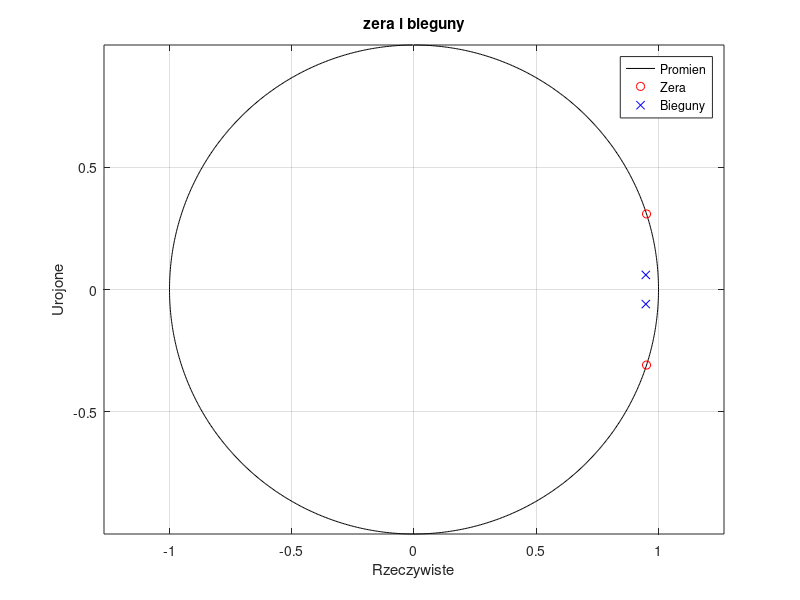
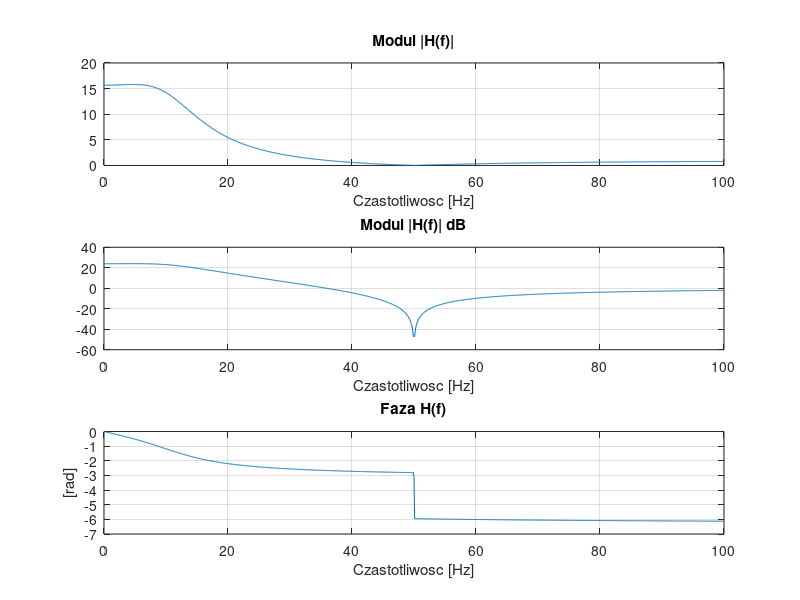

These figures' MATLAB source, in order: (Note: this script raises an error after producing the figures.)
%==========================================================================
% Projektowanie rekursywnych filtrow cyfrowych metoda zer i biegunow
%==========================================================================

clear all;
clc;
close all;

projekt=1;              %wybor filtra 1-LP, 2-BP
filtr=3;                %filtracja  1-matlab, 2-bufory przesuwne, 3-kolowe
odpimp=0;               %odpowiedz impulsowa 0- nie pokazuj, 1-pokaz
fpr=1000;               %czestotliwosc probkowania w Hz

%=================== typ filtra ===========================================
if projekt==1                    
    fz=[50];            %czestotliwosc zer  [Hz]
    fp=[10];            %czestotliwosc biegunow [Hz]
    Rz=[1];             %promienie zer
    Rp=[0.95];          %promienie biegunow   
    fmax=100;
    df=0.1;             %parametry obliczanego widma Fouriera  
end

if (projekt==2)                      
    fz=[50 100 150 350 400 450]; 
                        %czestotliwosc zer  [Hz]
    fp=[200 250 300];   %czestotliwosc biegunow [Hz]
    Rz=[1 1 1 1 1 1];   %promienie zer   
    Rp=[0.9 0.65 0.9];  %promienie biegunow   
    fmax=500;
    df=1;               %parametry obliczanego widma Fouriera
end

%================= obliczenie zer i biegunow transmitancji ================

fi_z=2*pi*(fz/fpr);     %katy zer w pasmie zaporowym
fi_p=2*pi*(fp/fpr);     %katy biegunow w pasmie przepuszczania
z=Rz.*exp(1j*fi_z);     %zera
p=Rp.*exp(1j*fi_p);     %bieguny
z=[z conj(z)];          %dodanie sprzezonych zer
p=[p conj(p)];          %dodanie sprzezonych biegunow

%================= wykres zer i biegunow ==================================
NP=1000;                %liczba probek
fi=2*pi*(0:1:NP-1)/NP;  %wektor katow
s=sin(fi);
c=cos(fi);              %okrag zaznaczajacy promien

figure(1);
plot(s,c,'-k',real(z),imag(z),'or',real(p),imag(p),'xb');
title('zera i bieguny'); 
grid;
axis equal;
xlabel('Rzeczywiste');
ylabel('Urojone');
legend('Promien','Zera','Bieguny')

%============ wspolczynniki transmitancji zp->ba ==========================
wzm=1;
[b,a]=zp2tf(z',p',wzm); %wyznaczenie mianownika i licznika z zer i biegunow

%=========== charakterystyka czestotliwosciowa H(f) =======================
f=0:df:fmax;            %wektor czestotliwosci
w=2*pi*f;
wn=2*pi*f/fpr;
H=freqz(b,a,wn);
Habs=abs(H);
HdB=20*log10(Habs);
Hfa=unwrap(angle(H));

figure(2);
subplot(311);
plot(f,Habs);
grid;
title('Modul |H(f)|');
xlabel('Czastotliwosc [Hz]');

subplot(312);
plot(f,HdB);
grid;
title('Modul |H(f)| dB');
xlabel('Czastotliwosc [Hz]');

subplot(313);
plot(f,Hfa);
grid;
title('Faza H(f)');
xlabel('Czastotliwosc [Hz]');
ylabel('[rad]');


%=================== generowanie sygnalow testowych =======================

Nx=1024;                %liczba probek
n=0:Nx-1;               %wektor probek
dt=1/fpr;               %Okres trwania probki
t=dt*n;                 %czas

f1=10;                  %czestotliwosc 1 10 Hz
f2=50;                  %czestotliwosc 2 50 Hz
f3=250;                 %czestotliwosc 3 250 Hz

x1=sin(2*pi*f1*t);      %sygnal 1
x2=sin(2*pi*f2*t);      %sygnal 2
x3=sin(2*pi*f3*t);      %sygnal 3

if (projekt==1) 
    x=x1+x2; 
else
    x=x1+x2+x3;
end

if (odpimp==1) 
    x=zeros(1,Nx);
    x(1)=1;
end

%================== filtracja sygnalu x(n)->y(n)===========================
if (filtr==1) 
    y=filter(b,a,x);    %funkcja matlaba
end      

if (filtr==2) 
    y=filterBP(b,a,x);  %funkcja wykorzytujaca bufory przesuwne (str 266)
end

if (filtr==3) 
    y = filterBK(b,a,x);%funkcja wykorzytujaca bufory kolowe (str 267)
end 

%===================== wyniki =============================================

figure(3);
subplot(211);
plot(t,x);
grid;
axis tight;
title('Wejscie x(n)');

subplot(212);
plot(t,y);
grid;
axis tight;
title('Wyjscie y(n)');
xlabel('Nr próbki n');

n=Nx/2+1:Nx;
X = freqz(x(n),1,wn)/(Nx/4);
Y = freqz(y(n),1,wn)/(Nx/4);
X = abs(X); 
Y = abs(Y);

figure(4);
subplot(211);
plot(f,X);
grid;
title('Wejscie X(f)');

subplot(212);
plot(f,Y);
grid;
title('Wyjscie Y(f)');
xlabel('Czestotliwosc [Hz]'); 
